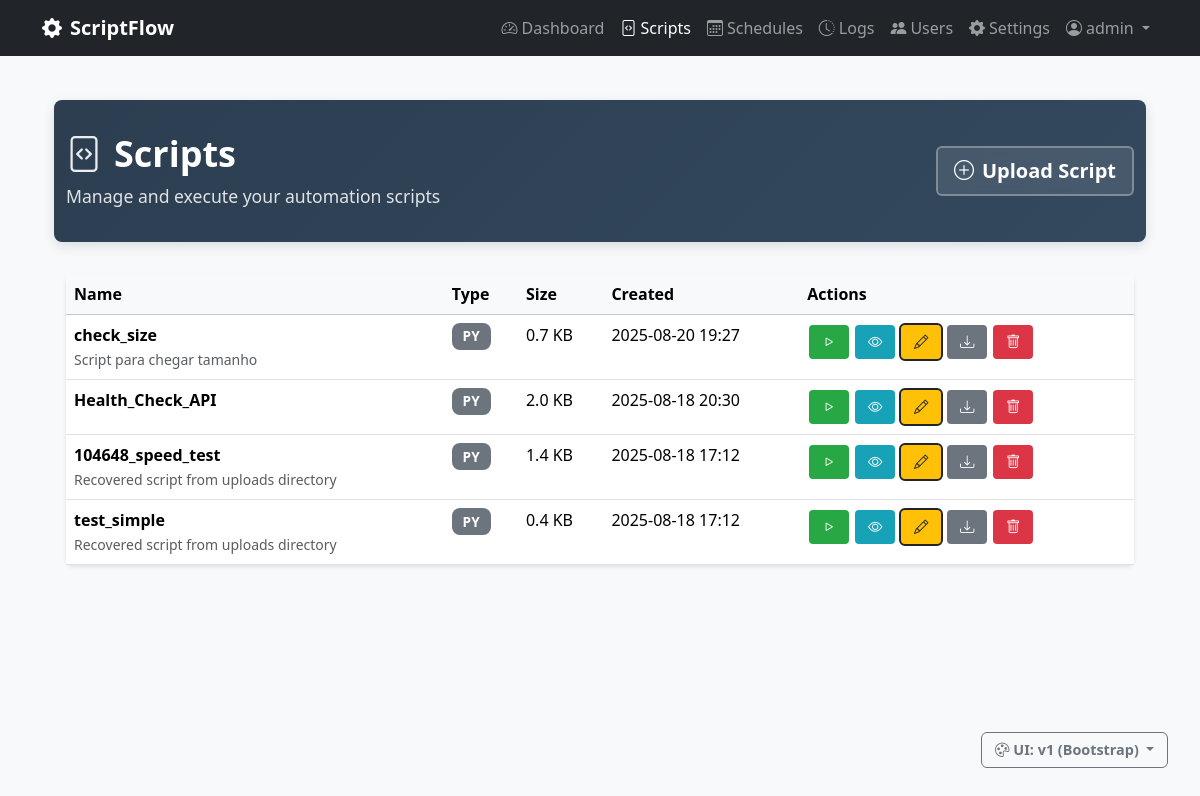
The app's page /scripts (signed in) with its own data.
### scriptflow.py (models this page shows, shortened)
class User(UserMixin, db.Model):
    __tablename__ = 'users'
    id = db.Column(db.Integer, primary_key=True)
    username = db.Column(db.String(80), unique=True, nullable=False)
    email = db.Column(db.String(120), unique=True, nullable=False)
    password_hash = db.Column(db.String(255), nullable=False)
    is_admin = db.Column(db.Boolean, default=False, nullable=False)
    can_view_all_data = db.Column(db.Boolean, default=False, nullable=False)
    created_at = db.Column(db.DateTime, default=datetime.now)
    last_login = db.Column(db.DateTime)

class Script(db.Model):
    __tablename__ = 'scripts'
    id = db.Column(db.Integer, primary_key=True)
    name = db.Column(db.String(100), nullable=False)
    description = db.Column(db.Text)
    filename = db.Column(db.String(255), nullable=False)
    file_path = db.Column(db.String(500), nullable=False)
    script_type = db.Column(db.String(10), nullable=False)  # 'py' or 'bat'
    file_size = db.Column(db.Integer)
    created_at = db.Column(db.DateTime, default=datetime.now)
    updated_at = db.Column(db.DateTime, default=datetime.now, onupdate=datetime.now)
    is_active = db.Column(db.Boolean, default=True)
    user_id = db.Column(db.Integer, db.ForeignKey('users.id'), nullable=False)

### scriptflow.py (the view)
@app.route('/scripts')
@login_required
def scripts():
    scripts_query = Script.query.filter_by(is_active=True).order_by(Script.updated_at.desc())
    user_scripts = apply_user_data_filter(scripts_query).all()
    return render_template(UIVersionManager.get_template_path('scripts.html'), scripts=user_scripts)

### config/ui_version.py (called while the page is built)
    @classmethod
    def get_ui_version(cls):
        if request and request.args.get('ui') in ['v1', 'v2']:
            ui_version = request.args.get('ui')
            if session:
                session['ui_version'] = ui_version
            return ui_version
        if session and 'ui_version' in session:
            return session['ui_version']
        env_version = os.environ.get('UI_VERSION', '').lower()
        if env_version in ['v1', 'v2']:
            return env_version
        return cls.DEFAULT_VERSION

    @classmethod
    def get_template_path(cls, template_name):
        ui_version = cls.get_ui_version()
        return f"{ui_version}/{template_name}"

    @classmethod
    def is_modern_ui(cls):
        return cls.get_ui_version() == cls.MODERN_VERSION

    @classmethod
    def get_ui_display_info(cls):
        current_version = cls.get_ui_version()
        is_v2 = current_version == cls.MODERN_VERSION
        return {
            'current_version': current_version,
            'current_label': 'v2 (Modern)' if is_v2 else 'v1 (Bootstrap)',
            'current_icon': 'bi-stars' if is_v2 else 'bi-bootstrap',
            'is_modern': is_v2,
            'switch_to_version': cls.DEFAULT_VERSION if is_v2 else cls.MODERN_VERSION,
            'switch_to_label': 'Switch to v1 (Bootstrap)' if is_v2 else 'Switch to v2 (Modern)',
            'switch_to_icon': 'bi-bootstrap' if is_v2 else 'bi-stars'
        }

### scriptflow.py (called while the page is built)
@app.context_processor
def inject_ui_version():
    try:
        return {
            'ui_info': UIVersionManager.get_ui_display_info(),
            'ui_version': UIVersionManager.get_ui_version(),
            'is_modern_ui': UIVersionManager.is_modern_ui()
        }
    except:
        return {
            'ui_info': {},
            'ui_version': 'v1',
            'is_modern_ui': False
        }

@login_manager.user_loader
def load_user(user_id):
    return db.session.get(User, int(user_id))

def apply_user_data_filter(query):
    if current_user.can_view_all_data:
        return query  # Can see all data
    else:
        return query.filter_by(user_id=current_user.id)  # Only own data

### templates/v1/scripts.html (shortened to what this page needs)
{% extends "v1/base.html" %}
{% block content %}
<div class="container-fluid">
    <div class="page-header">
        <div class="container">
            <div class="row align-items-center">
                <div class="col">
                    <h1>
                        <i class="bi bi-file-code"></i>Scripts
                    </h1>
                    <p>Manage and execute your automation scripts</p>
                </div>
                <div class="col-auto">
                    <a href="{{ url_for('upload_script') }}" class="btn btn-lg">
                        <i class="bi bi-plus-circle me-2"></i>Upload Script
                    </a>
                </div>
            </div>
        </div>
    </div>
    <div class="container">
        <div class="row">
            <div class="col-12">
        <div class="card">
            <div class="card-body p-0">
                {% if scripts %}
                    <div class="table-responsive">
                        <table class="table table-hover mb-0">
                            <thead class="table-light">
                                <tr>
                                    <th>Name</th>
                                    <th>Type</th>
                                    <th>Size</th>
                                    <th>Created</th>
                                    <th>Actions</th>
                                </tr>
                            </thead>
                            <tbody>
                                {% for script in scripts %}
                                <tr>
                                    <td>
                                        <strong>{{ script.name }}</strong>
                                        {% if script.description %}
                                            <br><small class="text-muted">{{ script.description[:50] }}{% if script.description|length > 50 %}...{% endif %}</small>
                                        {% endif %}
                                    </td>
                                    <td><span class="badge bg-secondary">{{ script.script_type.upper() }}</span></td>
                                    <td>{{ (script.file_size / 1024)|round(1) }} KB</td>
                                    <td>{{ script.created_at.strftime('%Y-%m-%d %H:%M') }}</td>
                                    <td>
                                        <div class="btn-group" role="group" aria-label="Script actions">
                                            <form method="POST" action="{{ url_for('execute_script', script_id=script.id) }}" class="d-inline">
                                                <button type="submit" class="btn btn-sm btn-success" title="Execute Script">
                                                    <i class="bi bi-play"></i>
                                                </button>
                                            </form>
                                            <a href="{{ url_for('view_script', script_id=script.id) }}" class="btn btn-sm btn-info" title="View Script">
                                                <i class="bi bi-eye"></i>
                                            </a>
                                            <a href="{{ url_for('edit_script', script_id=script.id) }}" class="btn btn-sm btn-warning" title="Edit Script">
                                                <i class="bi bi-pencil"></i>
                                            </a>
                                            <a href="{{ url_for('download_script', script_id=script.id) }}" class="btn btn-sm btn-secondary" title="Download Script">
                                                <i class="bi bi-download"></i>
                                            </a>
                                            <button type="button" class="btn btn-sm btn-danger" title="Delete Script"
                                                    onclick="confirmDelete({{ script.id }}, '{{ script.name }}')">
                                                <i class="bi bi-trash"></i>
                                            </button>
                                        </div>
                                    </td>
                                </tr>
                                {% endfor %}
                            </tbody>
                        </table>
                    </div>
                {% endif %}
            </div>
        </div>
{% endblock %}

### templates/v1/base.html (shortened to what this page needs)
<!DOCTYPE html>
<html lang="en">
<head>
    <link href="https://cdn.jsdelivr.net/npm/bootstrap@5.3.2/dist/css/bootstrap.min.css" rel="stylesheet">
    <link href="https://cdn.jsdelivr.net/npm/bootstrap-icons@1.11.0/font/bootstrap-icons.css" rel="stylesheet">
    <link href="{{ url_for('static', filename='css/app.css') }}" rel="stylesheet">
</head>
<body{% block body_class %}{% endblock %}>
    <nav class="navbar navbar-expand-lg navbar-dark bg-dark fixed-top">
        <div class="container">
            <a class="navbar-brand" href="{{ url_for('dashboard') }}">
                <i class="bi bi-gear-fill me-2"></i>ScriptFlow
            </a>
            <div class="navbar-nav ms-auto">
                <a class="nav-link{% if request.endpoint == 'dashboard' %} active{% endif %}" href="{{ url_for('dashboard') }}">
                    <i class="bi bi-speedometer2 me-1"></i>Dashboard
                </a>
                <a class="nav-link{% if request.endpoint in ['scripts', 'upload_script', 'edit_script', 'view_script'] %} active{% endif %}" href="{{ url_for('scripts') }}">
                    <i class="bi bi-file-code me-1"></i>Scripts
                </a>
                <a class="nav-link{% if request.endpoint in ['schedules', 'create_schedule', 'edit_schedule'] %} active{% endif %}" href="{{ url_for('schedules') }}">
                    <i class="bi bi-calendar3 me-1"></i>Schedules
                </a>
                <a class="nav-link{% if request.endpoint in ['logs', 'view_execution'] %} active{% endif %}" href="{{ url_for('logs') }}">
                    <i class="bi bi-clock-history me-1"></i>Logs
                </a>
                {% if current_user.is_admin %}
                <a class="nav-link{% if request.endpoint in ['manage_users', 'create_user', 'edit_user'] %} active{% endif %}" href="{{ url_for('manage_users') }}">
                    <i class="bi bi-people-fill me-1"></i>Users
                </a>
                {% endif %}
                <a class="nav-link{% if request.endpoint in ['settings', 'python_settings', 'terminal'] %} active{% endif %}" href="{{ url_for('settings') }}">
                    <i class="bi bi-gear-fill me-1"></i>Settings
                </a>
                <div class="nav-item dropdown">
                    <a class="nav-link dropdown-toggle" href="#" role="button" data-bs-toggle="dropdown">
                        <i class="bi bi-person-circle me-1"></i>{{ current_user.username }}
                    </a>
                </div>
            </div>
        </div>
    </nav>
    <main class="container mt-4">
        {% block content %}{% endblock %}
    </main>
    {% if current_user.is_authenticated and current_user.is_admin %}
    <div style="position: fixed; bottom: 2rem; right: 2rem; z-index: 1050;">
        <div class="dropdown">
            <button class="btn btn-outline-secondary btn-sm dropdown-toggle" type="button" data-bs-toggle="dropdown">
                <i class="bi bi-palette me-1"></i>UI: {{ ui_info.current_label or 'v1' }}
            </button>
        </div>
    </div>
    {% endif %}
</body>
</html>

### static/css/app.css (style rules this page uses)
body { background-color: #f8f9fa; padding-top: 76px; }
.navbar-brand { font-weight: 600; }
.card { border: none; box-shadow: 0 2px 4px rgba(0,0,0,0.1); }
.btn, .btn-sm, .btn-lg, .btn-group .btn, .btn-outline-primary, .btn-outline-secondary { border-radius: 6px !important; font-weight: 600; transition: all 0.3s ease; }
.card, .modal-content, .badge, .alert { border-radius: 8px !important; }
.page-header { background: linear-gradient(135deg, #2C3E50 0%, #34495E 100%); color: white; padding: 2rem 0; margin-bottom: 2rem; border-radius: 8px; box-shadow: 0 4px 12px rgba(44, 62, 80, 0.15); }
.page-header h1 { font-size: 2.25rem; font-weight: 700; margin-bottom: 0.5rem; display: flex; align-items: center; }
.page-header h1 i { margin-right: 0.75rem; opacity: 0.9; }
.page-header p { font-size: 1.1rem; margin-bottom: 0; opacity: 0.85; font-weight: 400; }
.page-header .btn { border: 2px solid rgba(255, 255, 255, 0.3); background: rgba(255, 255, 255, 0.1); color: white; font-weight: 600; backdrop-filter: blur(10px); transition: all 0.3s ease; }

### templates/v1/scripts.html (style rules this page uses)
.btn-group .btn { border: 2px solid; margin-right: 3px; }
.btn-sm { padding: 0.4rem 0.8rem; font-size: 0.9rem; }
.btn-success { background-color: #28a745; border-color: #28a745; color: white; }
.btn-info { background-color: #17a2b8; border-color: #17a2b8; color: white; }
.btn-warning { background-color: #ffc107; border-color: #ffc107; color: #212529; }
.btn-secondary { background-color: #6c757d; border-color: #6c757d; color: white; }
.btn-danger { background-color: #dc3545; border-color: #dc3545; color: white; }
.badge { font-size: 0.85rem; font-weight: 600; padding: 0.5em 0.8em; }

### records on screen
User: username "admin"
Script: name "check_size", description "Script para chegar tamanho", script_type "PY", (script.file_size/1024)|round(1) "0.7", created_at "2025-08-20 19:27"
Script: name "Health_Check_API", script_type "PY", (script.file_size/1024)|round(1) "2.0", created_at "2025-08-18 20:30"
Script: name "104648_speed_test", description "Recovered script from uploads directory", script_type "PY", (script.file_size/1024)|round(1) "1.4", created_at "2025-08-18 17:12"
Script: name "test_simple", description "Recovered script from uploads directory", script_type "PY", (script.file_size/1024)|round(1) "0.4", created_at "2025-08-18 17:12"

### other values on screen
{{ ui_info.current_label or 'v1' }} "v1 (Bootstrap)"
